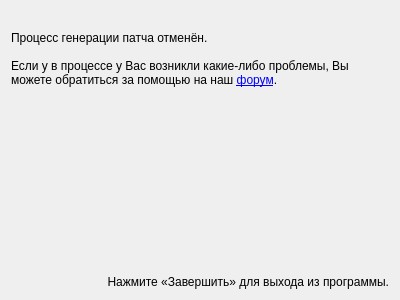
<?xml version="1.0" encoding="UTF-8"?>
<ui version="4.0">
 <class>CanceledPage</class>
 <widget class="QWidget" name="CanceledPage">
  <property name="geometry">
   <rect>
    <x>0</x>
    <y>0</y>
    <width>400</width>
    <height>300</height>
   </rect>
  </property>
  <property name="windowTitle">
   <string>Form</string>
  </property>
  <property name="title" stdset="0">
   <string>Патч не применён</string>
  </property>
  <layout class="QVBoxLayout" name="verticalLayout">
   <item>
    <widget class="QLabel" name="label">
     <property name="text">
      <string/>
     </property>
     <property name="wordWrap">
      <bool>true</bool>
     </property>
    </widget>
   </item>
   <item>
    <widget class="QLabel" name="label_2">
     <property name="text">
      <string>Процесс генерации патча отменён.&lt;br/&gt;
&lt;br/&gt;
Если у в процессе у Вас возникли какие-либо проблемы, Вы можете обратиться за помощью на наш &lt;a href=&quot;http://consolgames.ru/forum/index.php?showtopic=204&quot;&gt;форум&lt;/a&gt;.</string>
     </property>
     <property name="textFormat">
      <enum>Qt::RichText</enum>
     </property>
     <property name="wordWrap">
      <bool>true</bool>
     </property>
     <property name="openExternalLinks">
      <bool>true</bool>
     </property>
    </widget>
   </item>
   <item>
    <spacer name="verticalSpacer">
     <property name="orientation">
      <enum>Qt::Vertical</enum>
     </property>
     <property name="sizeHint" stdset="0">
      <size>
       <width>20</width>
       <height>40</height>
      </size>
     </property>
    </spacer>
   </item>
   <item>
    <widget class="QLabel" name="label_3">
     <property name="text">
      <string>Нажмите «Завершить» для выхода из программы.</string>
     </property>
     <property name="alignment">
      <set>Qt::AlignBottom|Qt::AlignRight|Qt::AlignTrailing</set>
     </property>
    </widget>
   </item>
  </layout>
 </widget>
 <resources/>
 <connections/>
</ui>
